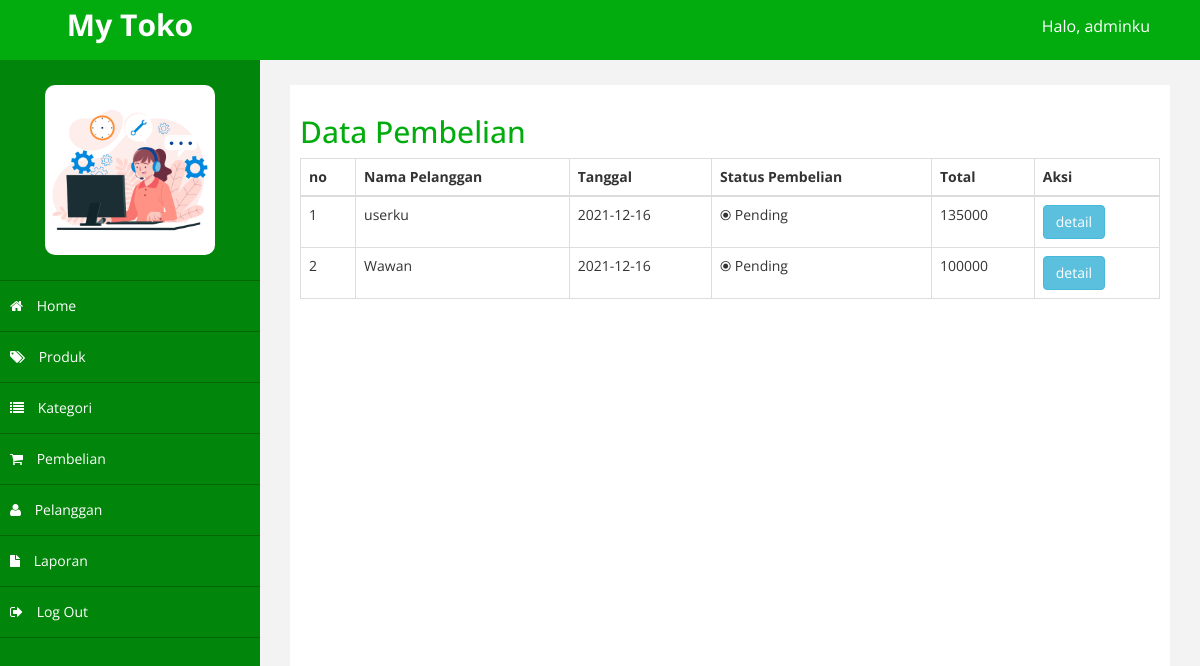
Page /admin/index.php?halaman=pembelian (signed in) on the committed database.
### tables this page shows
CREATE TABLE `pembelian` (
  `id_pembelian` int(11) NOT NULL,
  `id_pelanggan` int(11) NOT NULL,
  `id_ongkir` int(11) NOT NULL,
  `tanggal_pembelian` date NOT NULL,
  `total_pembelian` int(11) NOT NULL,
  `kurir` varchar(100) NOT NULL,
  `tarif` int(11) NOT NULL,
  `alamat_pengiriman` text NOT NULL,
  `status_pembelian` varchar(100) NOT NULL DEFAULT 'Pending',
  `resi_pengiriman` varchar(100) NOT NULL
);

CREATE TABLE `pelanggan` (
  `id_pelanggan` int(11) NOT NULL,
  `email_pelanggan` varchar(100) NOT NULL,
  `password_pelanggan` varchar(100) NOT NULL,
  `nama_pelanggan` varchar(100) NOT NULL,
  `telepon_pelanggan` varchar(15) NOT NULL,
  `alamat_pelanggan` text NOT NULL
);

### admin/pembelian.php (the view, shortened to what this page needs)
<h2>Data Pembelian</h2>
<table class="table table-bordered">
    <thead>
        <tr>
            <th>no</th>
            <th>Nama Pelanggan</th>
            <th>Tanggal</th>
            <th>Status Pembelian</th>
            <th>Total</th>
            <th>Aksi</th>
        </tr>
    </thead>
    <tbody>
        <?php include '../koneksi.php'; ?>
        <?php $nomor = 1; ?>
        <?php $ambil = $koneksi->query("SELECT * FROM pembelian JOIN pelanggan ON pembelian.id_pelanggan = pelanggan.id_pelanggan ORDER BY status_pembelian"); ?>
        <?php while ($pecah = $ambil->fetch_assoc()) { ?>
            <tr>
                <td><?= $nomor; ?></td>
                <td><?= $pecah['nama_pelanggan']; ?></td>
                <td><?= $pecah['tanggal_pembelian']; ?></td>
                <td>⦿ <?= $pecah['status_pembelian']; ?></td>
                <td><?= $pecah['total_pembelian']; ?></td>
                <td>
                    <a href="index.php?halaman=detail&id=<?= $pecah['id_pembelian']; ?>" class="btn btn-info">detail</a>
                </td>
            </tr>
            <?php $nomor++; ?>
        <?php }; ?>
    </tbody>
</table>

### admin/assets/css/custom.css (style rules this page uses)
body { font-family: 'Open Sans', sans-serif; }
h2 { color: rgb(3, 172, 14); ; }

### rows in the picture
pembelian: id_pelanggan.nama_pelanggan "userku", tanggal_pembelian "2021-12-16", status_pembelian "Pending", total_pembelian "135000"
pembelian: id_pelanggan.nama_pelanggan "Wawan", tanggal_pembelian "2021-12-16", status_pembelian "Pending", total_pembelian "100000"

### other values in the picture
$_SESSION['admin']['nama_lengkap'] "adminku"
